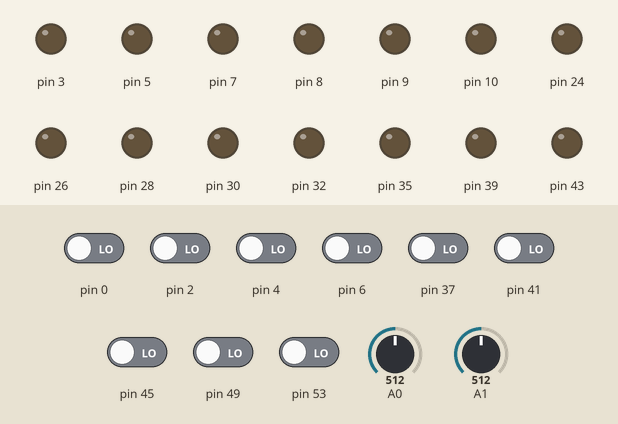
This sketch was run on a simulated Arduino Mega 2560, built with avr-gcc and run on an emulated ATmega2560. Shown: output pins drawn as LEDs (lit = HIGH). The inputs (shaded band) are chosen by the test bench; at power-on: pin 0, pin 2, pin 4, pin 6, pin 37, pin 41, pin 45, pin 49, pin 53 LOW, A0 = 512, A1 = 512.

Above: at 1.2 s.
1.3 s: pin 2 driven HIGH
At 2.4 s:
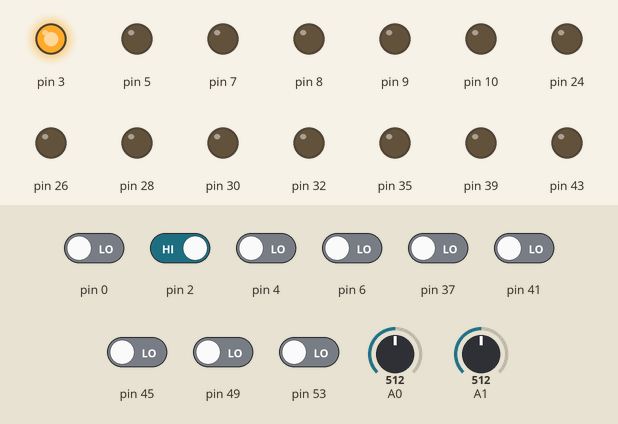
2.8 s: pin 4 driven HIGH
At 3.6 s:
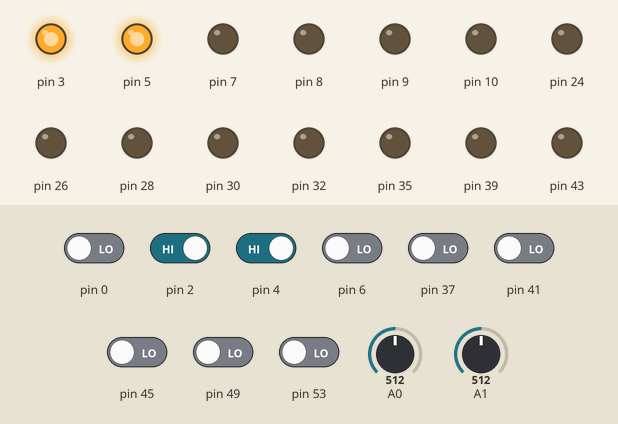
4.3 s: pin 37 driven HIGH
At 4.7 s:
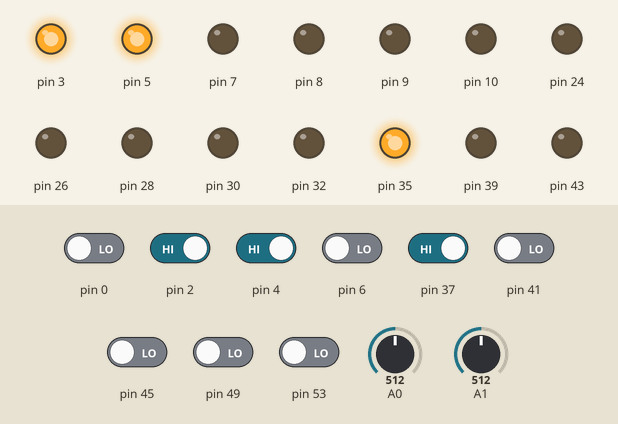
5.8 s: pin 41 driven HIGH
At 7.0 s:
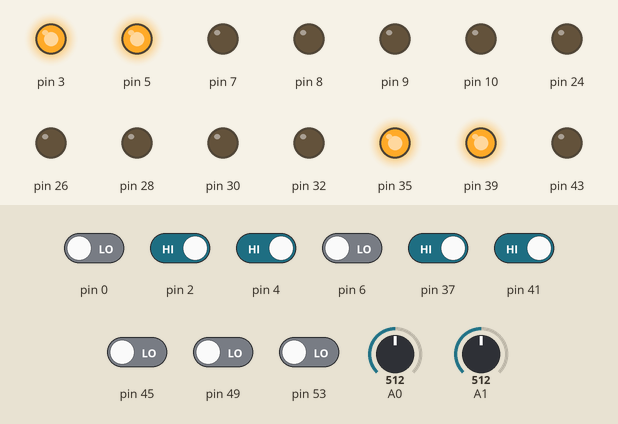
7.3 s: pin 45 driven HIGH
At 8.2 s:
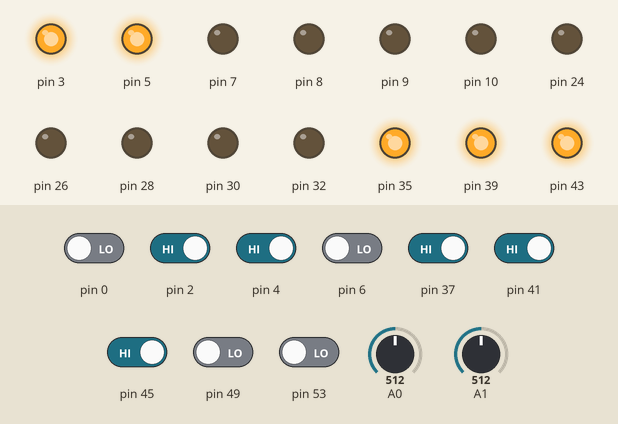
8.8 s: pin 2 driven LOW
At 9.3 s:
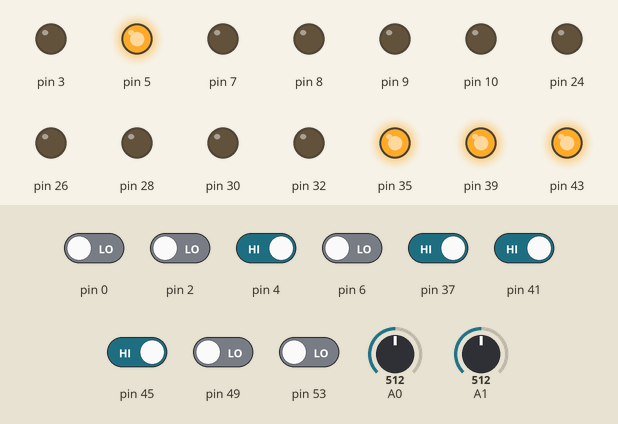
Timing chart, 0 to 11.3 s (numbered marks = the images above; inputs shaded):
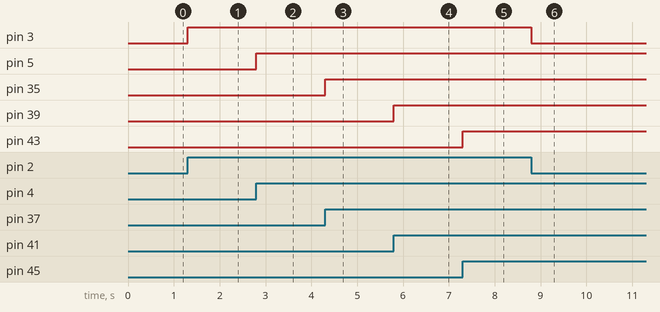

Measured:
- after the input at 1.3 s, pin 3: LOW → HIGH at once
- after the input at 2.8 s, pin 5: LOW → HIGH at once
- after the input at 4.3 s, pin 35: LOW → HIGH at once
- after the input at 5.8 s, pin 39: LOW → HIGH at once
- after the input at 7.3 s, pin 43: LOW → HIGH at once
- after the input at 8.8 s, pin 3: HIGH → LOW at once

The sketch:

CONSOLA_2.ino
```cpp
boolean debudowanie=false;

int led[8];
int przycisk[8];
boolean zolty_wcisniety[3];
boolean stan_zoltych_led[3];
int k=0;
int p=0;

boolean wcisniete=false;
int diody[18];
void setup() {
  if (debudowanie==true)
  {
//Serial.begin(9600);

  }
  for (int i=0; i<3;i++)
 {
   stan_zoltych_led[i]=false;
   zolty_wcisniety[i]=false;
 }
led[0]=1;
led[1]=3;
led[2]=5;
led[3]=7;
led[4]=51;
led[5]=47;
led[6]=43;
led[7]=39;
led[8]=35;
przycisk[0]=0;
przycisk[1]=2;
przycisk[2]=4;
przycisk[3]=6;
przycisk[8]=37;
przycisk[7]=41;
przycisk[6]=45;
przycisk[5]=49;
przycisk[4]=53;
for (int i=0;i<9;i++)
{
  pinMode(led[i], OUTPUT);
}


for (int i=0;i<9;i++)
{
   digitalWrite(led[i],LOW);
}
for (int t=0;t<9;t++)
{
  pinMode(przycisk[t],INPUT);
}


for (int i=0;i<3;i++)
{
  diody[i]=8+i;
    pinMode(diody[i], OUTPUT);
}

for (int i=3;i<18;i++)
{
 diody[i]=24+2*i-6;
  pinMode(diody[i], OUTPUT);
}

}


void loop() {
 // Serial.println(analogRead(A1));
 if (analogRead(A1)<310)
 {
 k=1;
   for (int i=2;i<18;i=i+3)
{
   digitalWrite(diody[i], LOW);
}
   for (int i=3;i<18;i=i+3)
{
   digitalWrite(diody[i], LOW);
}
 }
  if ((analogRead(A1)>=310) && (analogRead(A1)<=670))
 {
 k=2;
    for (int i=1;i<18;i=i+3)
{
   digitalWrite(diody[i], LOW);
}
   for (int i=3;i<18;i=i+3)
{
   digitalWrite(diody[i], LOW);
}


 }
 if (analogRead(A1)>670)
 {

 k=3;
    for (int i=1;i<18;i=i+3)
{
   digitalWrite(diody[i], LOW);
}
   for (int i=2;i<18;i=i+3)
{
   digitalWrite(diody[i], LOW);
}
 }
  if (analogRead(A0)>600)
  {
   wcisniete=true;
  }
   if ((wcisniete==true) && (analogRead(A0)<600))
  {
    wcisniete=false;
    p++;
    if (p==7)
    {
      p=0;
       for (int i=0;i<18;i++)
{
   digitalWrite(diody[i], LOW);

}
    }
  }


 for (int i=k;i<(p*3);i=i+3)
{
   digitalWrite(diody[i], HIGH);

}
  for (int i=(p*3);i<(p*3);i=i+3)
{
   digitalWrite(diody[i], LOW);

}
if ((p>0) && ((analogRead(A1)>670)))
{
 digitalWrite(8, HIGH);
}
else
{
  digitalWrite(8, LOW);
}

 //Serial.println(digitalRead(przycisk[2]));
for (int i=0;i<3;i++)                                           //zapalanie przyciskow zielonych
{
if (digitalRead(przycisk[i])==HIGH)
{
  digitalWrite(led[i],HIGH);
}
else
{
  digitalWrite(led[i],LOW);
}
                                                         // zapalanie zoltych, inna regula bo przyciski monostabilne

for (int i=3;i<6;i++)
{
if (digitalRead(przycisk[i])==HIGH)
{
  zolty_wcisniety[i-3]=true;

}

if ((zolty_wcisniety[i-3]==true) && (digitalRead(przycisk[i])==LOW))
{
  stan_zoltych_led[i-3]= !stan_zoltych_led[i-3];
  digitalWrite(led[i],stan_zoltych_led[i-3]);
  zolty_wcisniety[i-3]=false;
}
}


for (int i=6;i<8;i++)                                          //zapalanie przyciskow czerwonych
{
if (digitalRead(przycisk[i])==HIGH)
{
  digitalWrite(led[i],HIGH);
}
else
{
  digitalWrite(led[i],LOW);
}
}

if (digitalRead(37)==HIGH)                             //wyjatek do ostatniego czerwonego bo nie dziala w teblicy
{
  digitalWrite(35,HIGH);
}
else
{
  digitalWrite(35,LOW);
}


}


}
```
